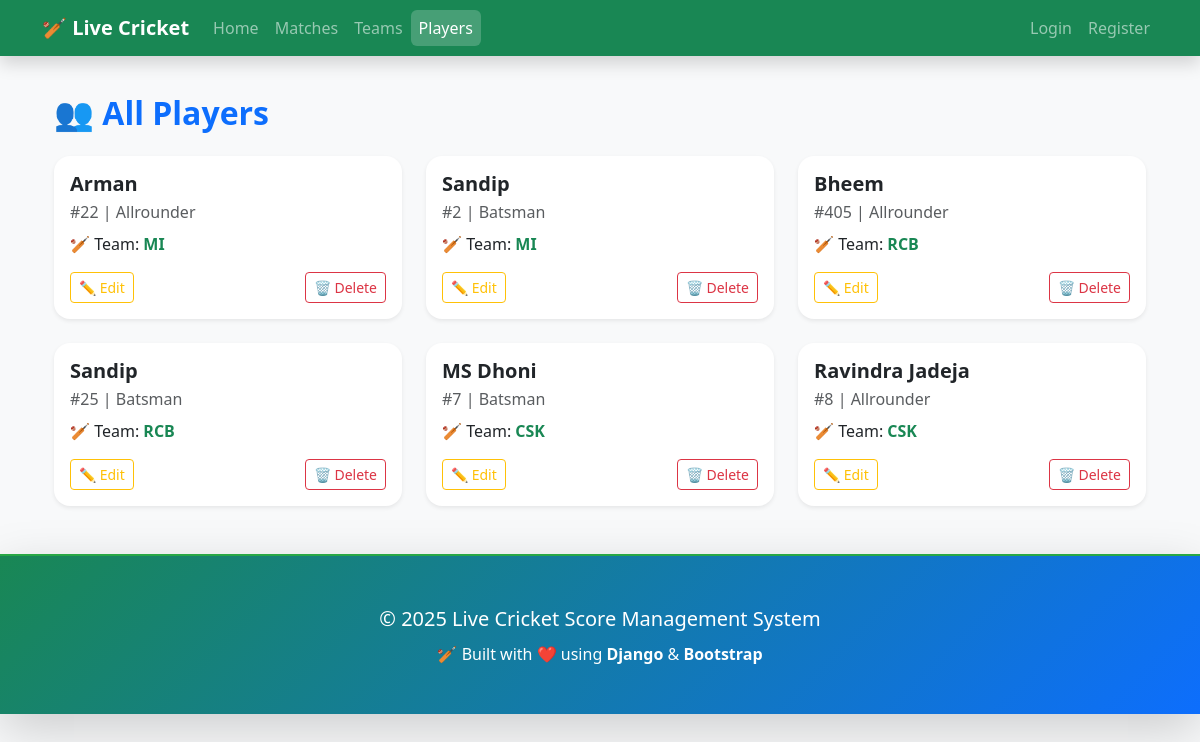
Screenshot of /players/ with the database file from the repository.
### home/models.py (models this page shows, shortened)
class Player(models.Model):
    PLAYER_TYPES = (
        ('batsman', 'Batsman'),
        ('bowler', 'Bowler'),
        ('allrounder', 'All Rounder'),
    )
    team = models.ForeignKey(Team, on_delete=models.CASCADE, related_name="players")
    number = models.IntegerField()
    name = models.CharField(max_length=100)
    player_type = models.CharField(max_length=20, choices=PLAYER_TYPES)

class Team(models.Model):
    name = models.CharField(max_length=100, unique=True)  # ✅ must be unique
    total_players = models.IntegerField()
    overs = models.IntegerField()
    wickets = models.IntegerField(editable=False)  # ✅ auto-calculated
    disqualified = models.BooleanField(default=False)

### home/views.py (the view)
# urls.py: path('players/', views.players, name='players'),
def players(request):
    players = Player.objects.select_related("team").all()
    return render(request, "players.html", {"players": players})

### templates/players.html (shortened to what this page needs)
{% extends "base.html" %}
{% block body %}
<div class="container mt-4">
  <h2 class="mb-4 text-primary fw-bold">👥 All Players</h2>
  {% if players %}
    <div class="row g-4">
      {% for player in players %}
      <div class="col-md-4">
        <div class="card shadow-sm border-0 rounded-4 h-100">
          <div class="card-body">
            <h5 class="fw-bold mb-1">{{ player.name }}</h5>
            <p class="text-muted mb-2">#{{ player.number }} | {{ player.player_type|title }}</p>
            <p class="mb-3">
              🏏 Team:
              <span class="fw-semibold text-success">{{ player.team.name }}</span>
            </p>
            <div class="d-flex justify-content-between">
              <a href="{% url 'edit_player' player.id %}" class="btn btn-sm btn-outline-warning">✏️ Edit</a>
              <a href="{% url 'delete_player' player.id %}" class="btn btn-sm btn-outline-danger"
                 onclick="return confirm('Delete this player?');">🗑 Delete</a>
            </div>
          </div>
        </div>
      </div>
      {% endfor %}
    </div>
  {% else %}
    <div class="alert alert-info">No players have been added yet.</div>
  {% endif %}
</div>
{% endblock %}

### templates/base.html (style rules this page uses)
body { padding-top: 70px; }

### rows the page displays
Player: name "Arman", number "22", player_type "Allrounder", team.name "MI"
Player: name "Sandip", number "2", player_type "Batsman", team.name "MI"
Player: name "Bheem", number "405", player_type "Allrounder", team.name "RCB"
Player: name "Sandip", number "25", player_type "Batsman", team.name "RCB"
Player: name "MS Dhoni", number "7", player_type "Batsman", team.name "CSK"
Player: name "Ravindra Jadeja", number "8", player_type "Allrounder", team.name "CSK"
